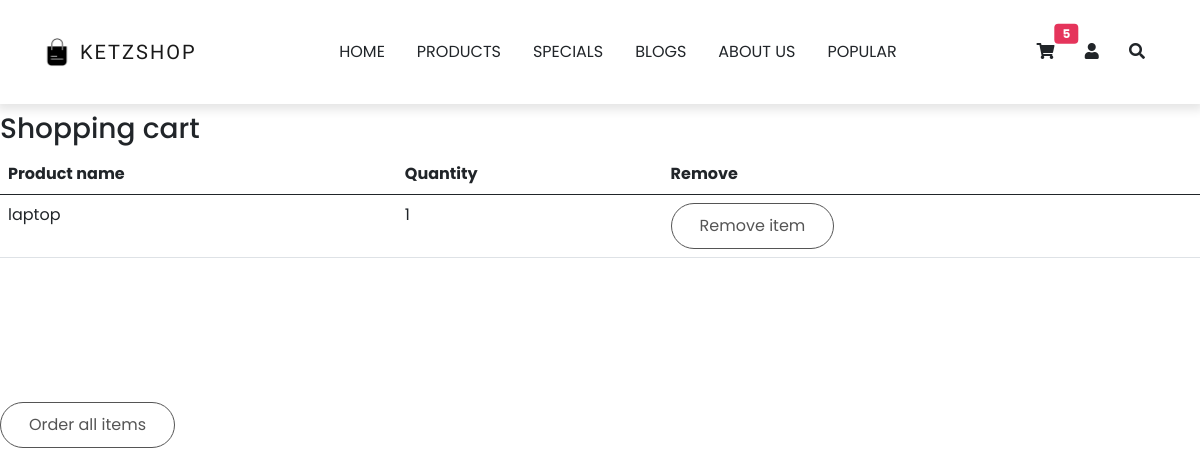
Before: /cart (signed in) with the older database file.
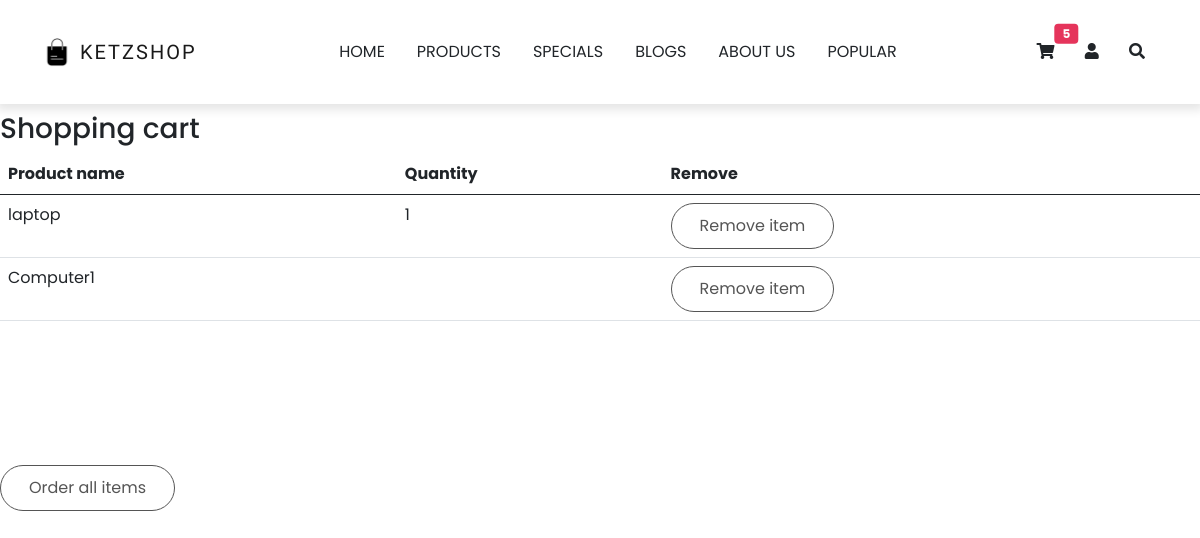
After: the same page with the newer database file.
### models.py (models this page shows)
class BaseModel(Model):
    class Meta:
        database = db

class Shopping_cart(BaseModel):
    user = ForeignKeyField(Users)
    product = ForeignKeyField(Products)
    ammount = IntegerField()
    cart_product_price = FloatField()

### main.py (the view)
@app.route('/cart')
@login_required
def show_cart():
    query = Shopping_cart.select(Products.product_name,Shopping_cart).join(Products, attr='product').where(Shopping_cart.user == current_user.user_id)
    return render_template('cart.html', query = query, query_catagories = query_catagories)

### main.py (called while the page is built)
@app.before_request
def make_session_permenant():
    session.permanent = True
    app.permanent_session_lifetime = timedelta(minutes=120)

@login_manager.user_loader
def load_user(user_id):
    return Users.get(user_id)

### templates/cart.html
{% extends "base.html" %}
{% block content %}
<div class="table py-6">
    <h3>Shopping cart</h3>
    <table class="table py-6">
        <thead class="thead-dark">
            <tr>
                <th>Product name</th>
                <th>Quantity</th>
                <th>Remove</th>
            </tr>
        </thead>
        <tbody>
            {% for item in query%}
            <tr>
                <td>{{ item.product.product_name }}</td>
                <td>{{ item.ammount }}</td>
                <td>
                    <form method="post" action="/cart/remove_item/{{ item.id }}">
                        <button type="submit" class="btn btn-danger">Remove item</button>
                    </form>
                </td>
            </tr>
            {% endfor %}
        </tbody>
    </table>
</div>
<form method="post" action="/order_items">
    <button type="submit" class="btn btn-success">Order all items</button>
</form>
{% endblock content %}

Changed rows visible on the page:
added Shopping_cart: product.product_name "Computer1"
